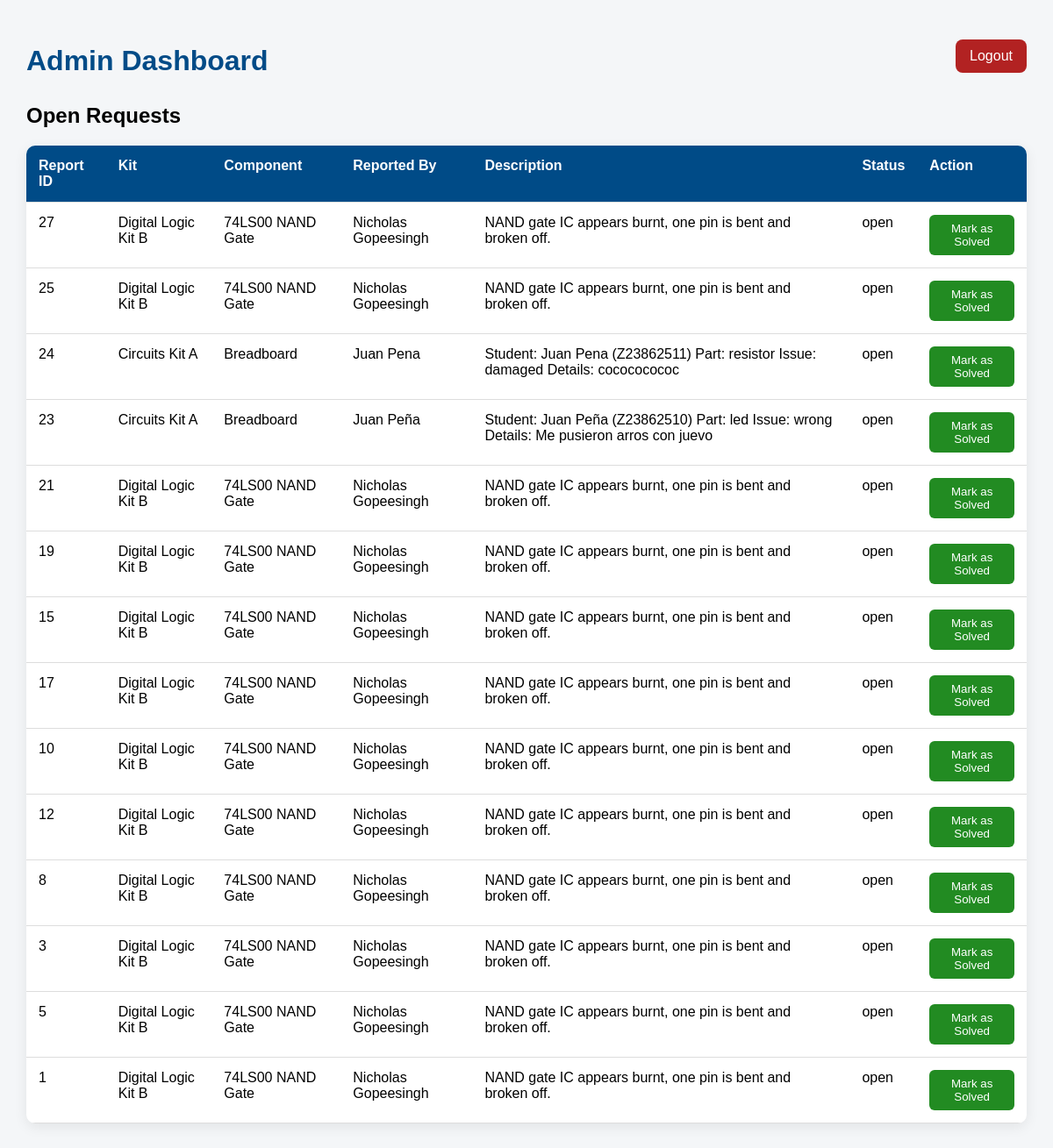
Screenshot of /admin (signed in) with the database file from the repository.
### tables this page shows
CREATE TABLE damage_reports (
    report_id    INTEGER PRIMARY KEY AUTOINCREMENT,
    component_id INTEGER NOT NULL,
    reported_by  INTEGER NOT NULL,
    description  TEXT    NOT NULL,
    reported_at  DATETIME DEFAULT CURRENT_TIMESTAMP,
    status       TEXT    NOT NULL DEFAULT 'open'
                 CHECK(status IN ('open', 'resolved', 'escalated')),

    FOREIGN KEY (component_id) REFERENCES kit_components(component_id) ON DELETE CASCADE,
    FOREIGN KEY (reported_by)  REFERENCES users(user_id)               ON DELETE RESTRICT
);

CREATE TABLE lab_kits (
    kit_id      INTEGER PRIMARY KEY AUTOINCREMENT,
    kit_name    TEXT    NOT NULL,
    description TEXT,
    course_id   INTEGER,
    status      TEXT    NOT NULL DEFAULT 'available'
                CHECK(status IN ('available', 'checked_out', 'pending', 'damaged')),

    FOREIGN KEY (course_id) REFERENCES courses(course_id) ON DELETE SET NULL
);

CREATE TABLE kit_components (
    component_id   INTEGER PRIMARY KEY AUTOINCREMENT,
    kit_id         INTEGER NOT NULL,
    component_name TEXT    NOT NULL,
    quantity       INTEGER NOT NULL DEFAULT 1 CHECK(quantity >= 0),
    description    TEXT,
    condition      TEXT    NOT NULL DEFAULT 'good'
                   CHECK(condition IN ('good', 'fair', 'damaged')),

    FOREIGN KEY (kit_id) REFERENCES lab_kits(kit_id) ON DELETE CASCADE
);

### app.py (the view)
@app.route('/admin')
@admin_required
def admin_dashboard():
    reports = get_open_damage_reports()
    return render_template('admin.html', reports=reports)

### app.py (called while the page is built)
def admin_required(f):
    @wraps(f)
    def decorated_function(*args, **kwargs):
        if not session.get("admin_logged_in"):
            return redirect(url_for("admin_login"))
        return f(*args, **kwargs)
    return decorated_function

### database.py (called while the page is built)
def get_db():
    if 'db' not in g:
        g.db = sqlite3.connect(
            DB_PATH,
            detect_types=sqlite3.PARSE_DECLTYPES
        )
        g.db.row_factory = sqlite3.Row
        g.db.execute("PRAGMA foreign_keys = ON")
    return g.db

def query_db(sql, args=(), one=False):
    cur = get_db().execute(sql, args)
    rv = cur.fetchall()
    cur.close()
    return (rv[0] if rv else None) if one else rv

### templates/admin.html (shortened to what this page needs)
<!DOCTYPE html>
<html lang="en">
<head>
</head>
<body>
    <div class="top-bar">
        <h1>Admin Dashboard</h1>
        <a class="logout-btn" href="{{ url_for('admin_logout') }}">Logout</a>
    </div>
    <h2>Open Requests</h2>
    {% if reports %}
        <table>
            <tr>
                <th>Report ID</th>
                <th>Kit</th>
                <th>Component</th>
                <th>Reported By</th>
                <th>Description</th>
                <th>Status</th>
                <th>Action</th>
            </tr>
            {% for report in reports %}
            <tr>
                <td>{{ report['report_id'] }}</td>
                <td>{{ report['kit_name'] }}</td>
                <td>{{ report['component_name'] }}</td>
                <td>{{ report['display_name'] }}</td>
                <td>{{ report['description'] }}</td>
                <td>{{ report['status'] }}</td>
                <td>
                    <form action="{{ url_for('solve_report', report_id=report['report_id']) }}" method="POST">
                        <button class="solve-btn" type="submit">Mark as Solved</button>
                    </form>
                </td>
            </tr>
            {% endfor %}
        </table>
    {% else %}
        <div class="empty">
            <p>No open reports.</p>
        </div>
    {% endif %}
</body>
</html>

### templates/admin.html (style rules this page uses)
body { font-family: Arial, sans-serif; background: #f4f6f8; margin: 0; padding: 30px; }
h1 { color: #004b87; margin-bottom: 10px; }
.top-bar { display: flex; justify-content: space-between; align-items: center; margin-bottom: 20px; }
.logout-btn { text-decoration: none; background: #b22222; color: white; padding: 10px 16px; border-radius: 8px; }
table { width: 100%; border-collapse: collapse; background: white; box-shadow: 0 4px 15px rgba(0,0,0,0.08); border-radius: 10px; overflow: hidden; }
th, td { padding: 14px; border-bottom: 1px solid #ddd; text-align: left; vertical-align: top; }
th { background: #004b87; color: white; }
.solve-btn { background: #228b22; color: white; border: none; padding: 8px 14px; border-radius: 6px; cursor: pointer; }

### rows the page displays
damage_reports: report_id "27", kit_name "Digital Logic Kit B", component_name "74LS00 NAND Gate", display_name "Nicholas Gopeesingh", description "NAND gate IC appears burnt, one pin is bent and broken off.", status "open"
damage_reports: report_id "25", kit_name "Digital Logic Kit B", component_name "74LS00 NAND Gate", display_name "Nicholas Gopeesingh", description "NAND gate IC appears burnt, one pin is bent and broken off.", status "open"
damage_reports: report_id "24", kit_name "Circuits Kit A", component_name "Breadboard", display_name "Juan Pena", description "Student: Juan Pena (Z23862511) Part: resistor Issue: damaged Details: cocococococ", status "open"
damage_reports: report_id "23", kit_name "Circuits Kit A", component_name "Breadboard", display_name "Juan Peña", description "Student: Juan Peña (Z23862510) Part: led Issue: wrong Details: Me pusieron arros con juevo", status "open"
damage_reports: report_id "21", kit_name "Digital Logic Kit B", component_name "74LS00 NAND Gate", display_name "Nicholas Gopeesingh", description "NAND gate IC appears burnt, one pin is bent and broken off.", status "open"
damage_reports: report_id "19", kit_name "Digital Logic Kit B", component_name "74LS00 NAND Gate", display_name "Nicholas Gopeesingh", description "NAND gate IC appears burnt, one pin is bent and broken off.", status "open"
damage_reports: report_id "15", kit_name "Digital Logic Kit B", component_name "74LS00 NAND Gate", display_name "Nicholas Gopeesingh", description "NAND gate IC appears burnt, one pin is bent and broken off.", status "open"
damage_reports: report_id "17", kit_name "Digital Logic Kit B", component_name "74LS00 NAND Gate", display_name "Nicholas Gopeesingh", description "NAND gate IC appears burnt, one pin is bent and broken off.", status "open"
damage_reports: report_id "10", kit_name "Digital Logic Kit B", component_name "74LS00 NAND Gate", display_name "Nicholas Gopeesingh", description "NAND gate IC appears burnt, one pin is bent and broken off.", status "open"
damage_reports: report_id "12", kit_name "Digital Logic Kit B", component_name "74LS00 NAND Gate", display_name "Nicholas Gopeesingh", description "NAND gate IC appears burnt, one pin is bent and broken off.", status "open"
damage_reports: report_id "8", kit_name "Digital Logic Kit B", component_name "74LS00 NAND Gate", display_name "Nicholas Gopeesingh", description "NAND gate IC appears burnt, one pin is bent and broken off.", status "open"
damage_reports: report_id "3", kit_name "Digital Logic Kit B", component_name "74LS00 NAND Gate", display_name "Nicholas Gopeesingh", description "NAND gate IC appears burnt, one pin is bent and broken off.", status "open"
damage_reports: report_id "5", kit_name "Digital Logic Kit B", component_name "74LS00 NAND Gate", display_name "Nicholas Gopeesingh", description "NAND gate IC appears burnt, one pin is bent and broken off.", status "open"
damage_reports: report_id "1", kit_name "Digital Logic Kit B", component_name "74LS00 NAND Gate", display_name "Nicholas Gopeesingh", description "NAND gate IC appears burnt, one pin is bent and broken off.", status "open"
